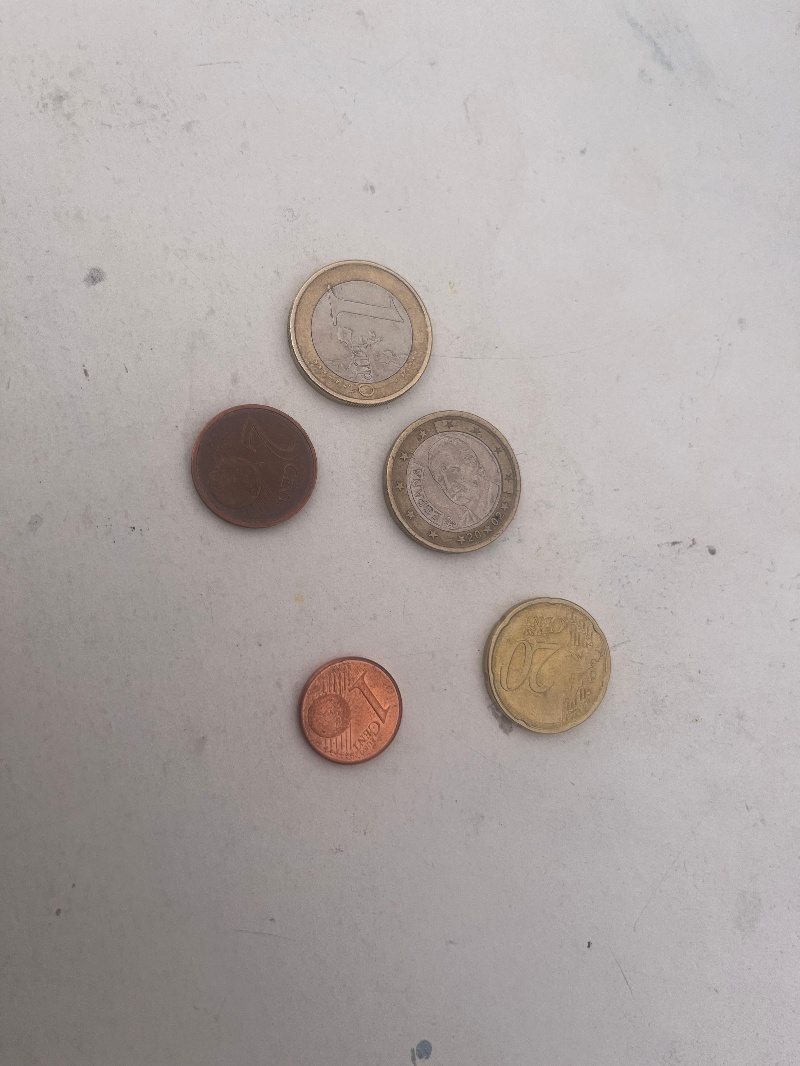
#> input picture dataset/images/img_002.jpeg, 800 x 1066 px; its folder holds only this picture in this run
$ python rename_bdd_annotations.py
#> lines starting #> are read from the running program, lines starting #| are printed output that depends on the picture
from __future__ import annotations

import argparse
import json
from pathlib import Path

import cv2
import numpy as np

from modules.labelme_parser import decode_labelme_image, load_labelme_annotation


VALID_IMAGE_EXTENSIONS = {".jpg", ".jpeg", ".png"}


def fingerprint(image: np.ndarray) -> np.ndarray:
    gray = cv2.cvtColor(image, cv2.COLOR_BGR2GRAY)
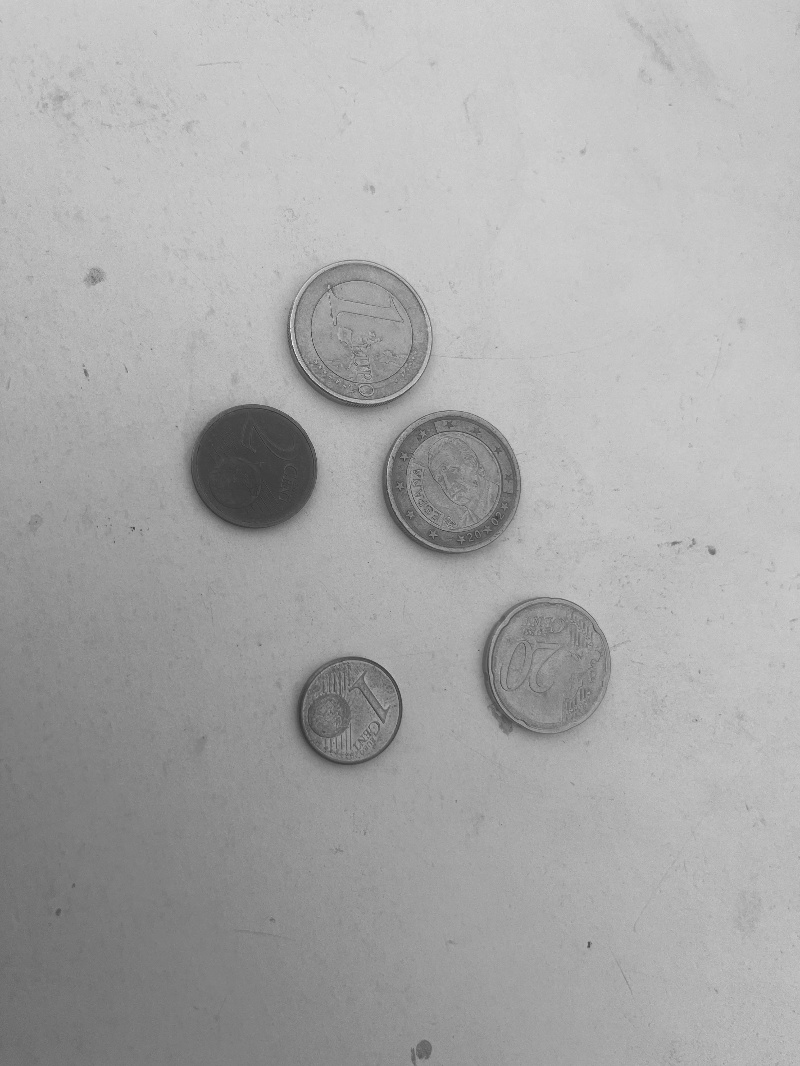
#> gray: shape (1066, 800); min 44, max 242, mean 168.8
#> image is the input picture: shape (1066, 800, 3); mean B, G, R 164.8, 166.8, 174.2
    small = cv2.resize(gray, (32, 32), interpolation=cv2.INTER_AREA).astype(np.float32)
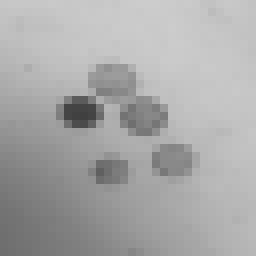
#> small: shape (32, 32) float32 (shown 8 times larger); min 64, max 204, mean 168.8
    return (small - small.mean()) / (small.std() + 1e-6)
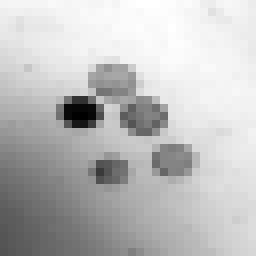
#> returned value: shape (32, 32) float32 (shown 8 times larger); min -3.62, max 1.21, mean -2.98e-08; drawn with min black and max white


def build_image_index(images_dir: Path) -> dict[Path, np.ndarray]:
    image_paths = sorted(path for path in images_dir.iterdir() if path.suffix.lower() in VALID_IMAGE_EXTENSIONS)
    return {path: fingerprint(cv2.imread(str(path))) for path in image_paths}


def match_annotations(
    annotations_dir: Path,
    image_index: dict[Path, np.ndarray],
) -> tuple[list[tuple[Path, Path, float]], list[Path]]:
    available = dict(image_index)
    matches: list[tuple[Path, Path, float]] = []
    unmatched: list[Path] = []

    for annotation_path in sorted(annotations_dir.glob("*.json")):
        annotation = load_labelme_annotation(annotation_path)
        embedded = decode_labelme_image(annotation.get("image_data"))
        if embedded is None:
            unmatched.append(annotation_path)
            continue

        annotation_fp = fingerprint(embedded)
        best_image_path = None
        best_distance = None

        for image_path, image_fp in available.items():
            distance = float(np.mean((annotation_fp - image_fp) ** 2))
            if best_distance is None or distance < best_distance:
                best_image_path = image_path
                best_distance = distance

        if best_image_path is None or best_distance is None:
            unmatched.append(annotation_path)
            continue

        matches.append((annotation_path, best_image_path, best_distance))
        available.pop(best_image_path)

    return matches, unmatched


# [18 lines left out: function update_annotation_file, not called in this run]


def main() -> None:
    parser = argparse.ArgumentParser(description="Renomme les annotations LabelMe pour correspondre aux images du dataset.")
    parser.add_argument("--images-dir", type=Path, default=Path("dataset/images"))
    parser.add_argument("--annotations-dir", type=Path, default=Path("dataset/BDD"))
    parser.add_argument("--dry-run", action="store_true")
    args = parser.parse_args()

    image_index = build_image_index(args.images_dir)
#> image_index = 1 item
    matches, unmatched = match_annotations(args.annotations_dir, image_index)
#> matches = []; unmatched = []

    print(f"Images indexees      : {len(image_index)}")
#| Images indexees      : 1
    print(f"Annotations matchees : {len(matches)}")
#| Annotations matchees : 0
    print(f"Annotations orphelines : {len(unmatched)}")
#| Annotations orphelines : 0

    for annotation_path, image_path, distance in matches[:10]:
        print(f"{annotation_path.name} -> {image_path.name} (distance={distance:.6f})")
#> this loop made 0 passes

    if args.dry_run:
        return

    renamed_targets = []
    for annotation_path, image_path, _distance in matches:
        renamed_targets.append(update_annotation_file(annotation_path, image_path, dry_run=False))
#> after the loop, renamed_targets = []

    print(f"Annotations mises a jour : {len(renamed_targets)}")
#| Annotations mises a jour : 0
    if unmatched:
        print("Sans correspondance :")
        for annotation_path in unmatched[:20]:
            print(f"  - {annotation_path.name}")


if __name__ == "__main__":
    main()

$ run again, on dataset/images/img_009.jpg
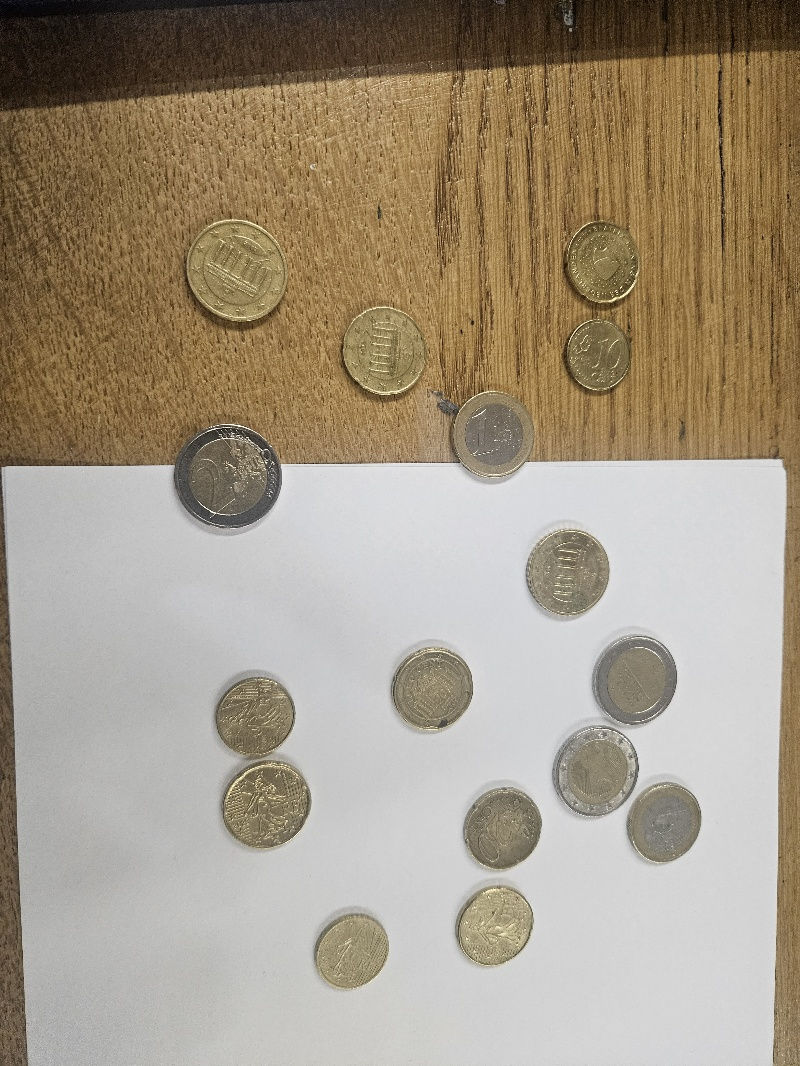
#> input picture dataset/images/img_009.jpg, 800 x 1066 px
#> in fingerprint, `gray = cv2.cvtColor(image, cv2.COLOR_BGR2GRAY)`:
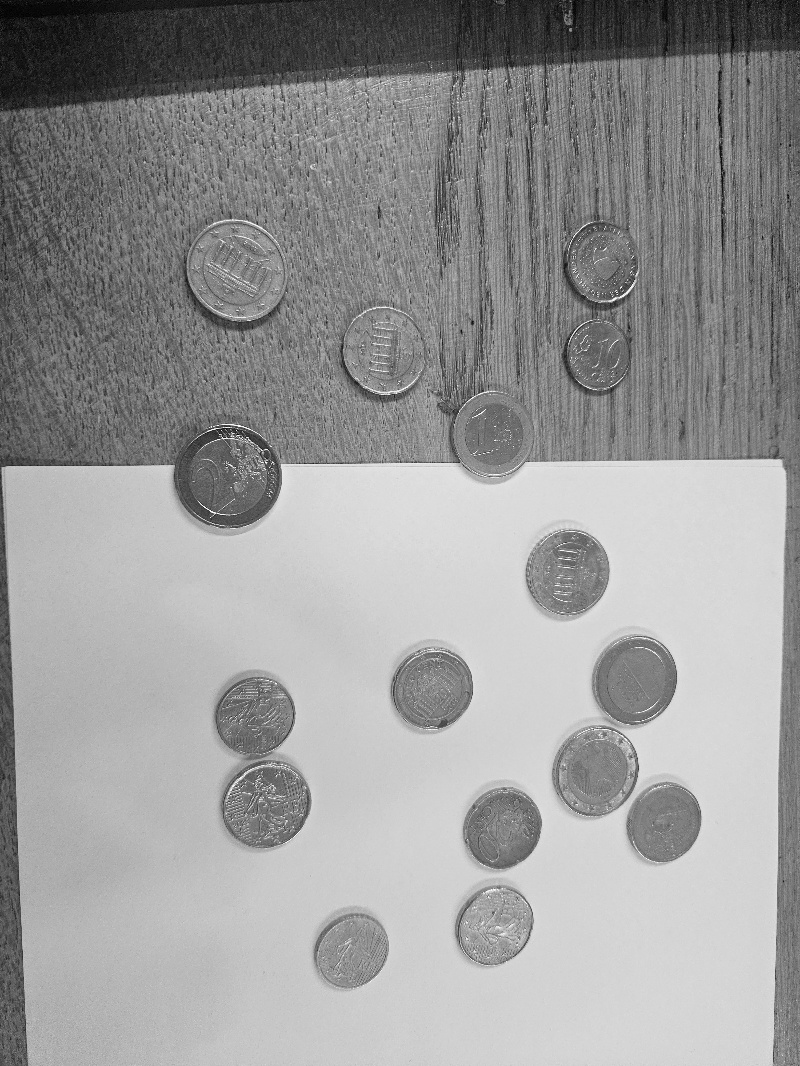
#> gray: shape (1066, 800); min 0, max 255, mean 153.1
#> in fingerprint, image is the input picture: shape (1066, 800, 3); mean B, G, R 133.2, 151.6, 163.6
#> in fingerprint, `return (small - small.mean()) / (small.std() + 1e-6)`:
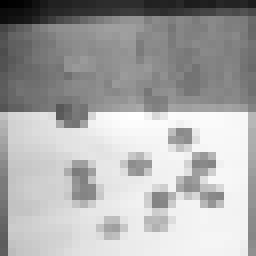
#> returned value: shape (32, 32) float32 (shown 8 times larger); min -2.81, max 1.38, mean 0; drawn with min black and max white
#> image_index = 1 item
#> matches = []
#| Images indexees      : 1
#| Annotations matchees : 0
#| Annotations orphelines : 0
#| Annotations mises a jour : 0

$ run again, on dataset/images/img_011.jpg
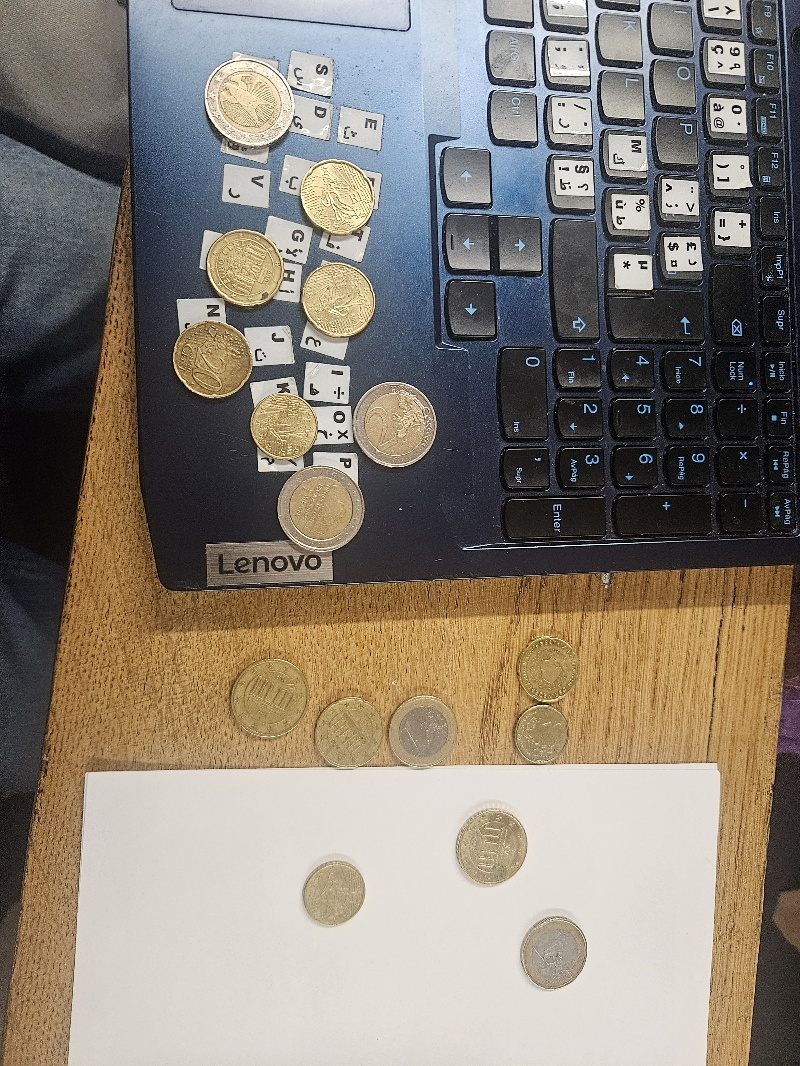
#> input picture dataset/images/img_011.jpg, 800 x 1066 px
#> in fingerprint, `gray = cv2.cvtColor(image, cv2.COLOR_BGR2GRAY)`:
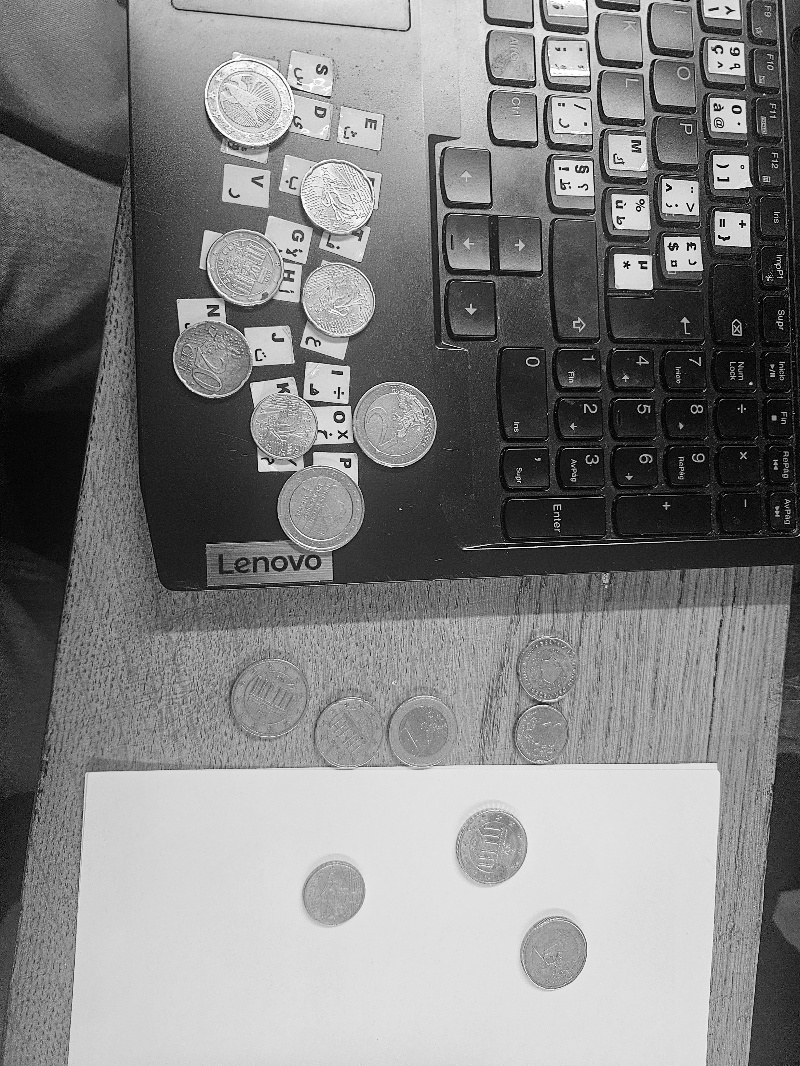
#> gray: shape (1066, 800); min 0, max 255, mean 129.8
#> in fingerprint, image is the input picture: shape (1066, 800, 3); mean B, G, R 117.5, 128.4, 137.1
#> in fingerprint, `return (small - small.mean()) / (small.std() + 1e-6)`:
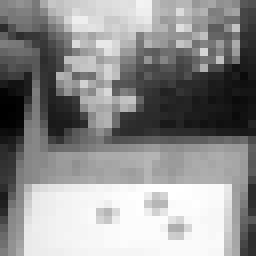
#> returned value: shape (32, 32) float32 (shown 8 times larger); min -1.87, max 1.48, mean 1.49e-08; drawn with min black and max white
#> image_index = 1 item
#> matches = []
#| Images indexees      : 1
#| Annotations matchees : 0
#| Annotations orphelines : 0
#| Annotations mises a jour : 0

$ run again, on dataset/images/img_012.jpg
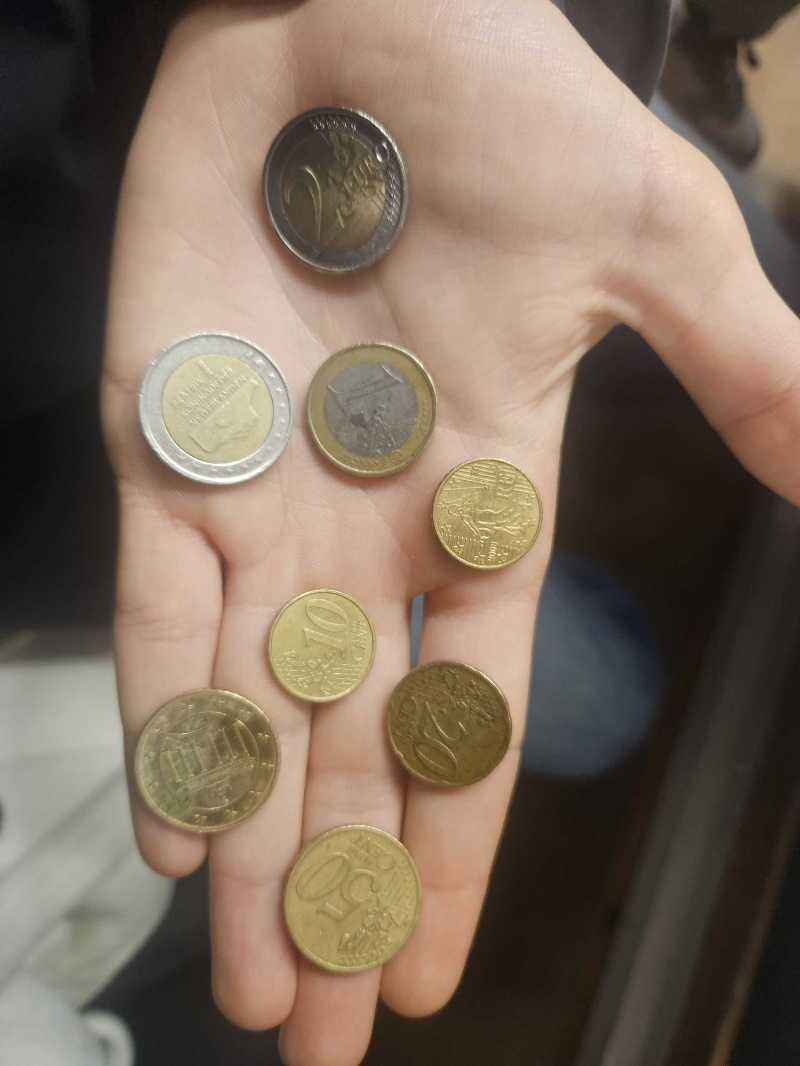
#> input picture dataset/images/img_012.jpg, 800 x 1066 px
#> in fingerprint, `gray = cv2.cvtColor(image, cv2.COLOR_BGR2GRAY)`:
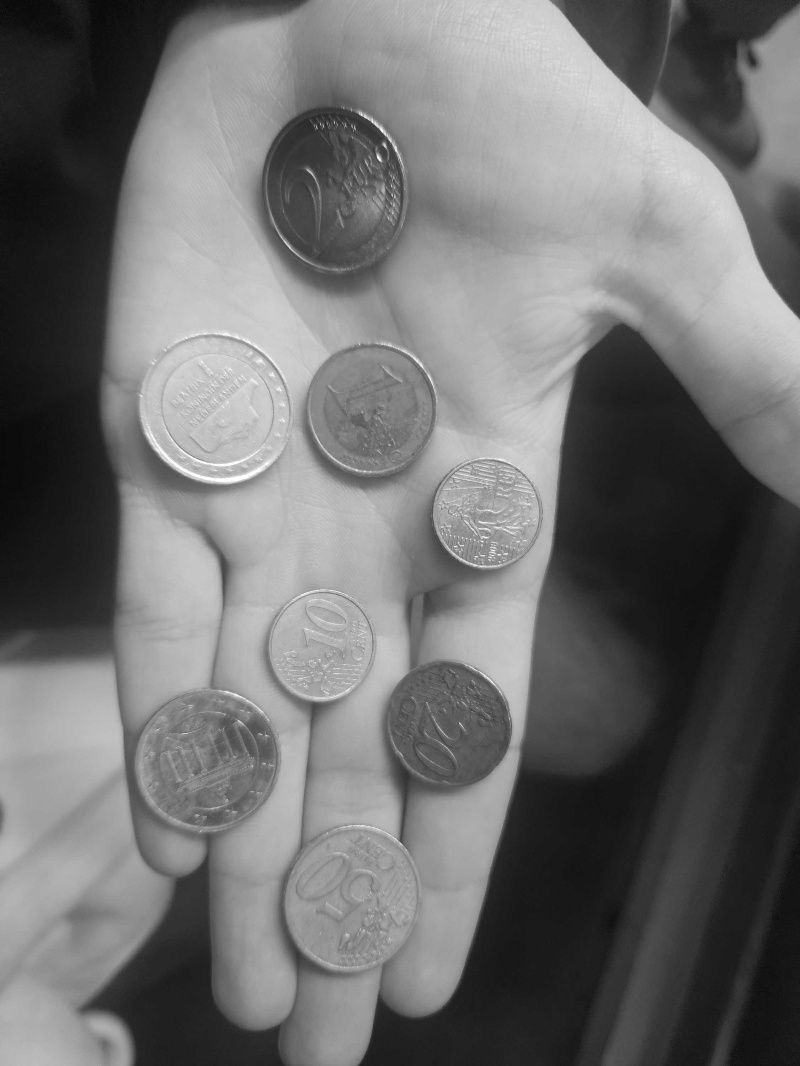
#> gray: shape (1066, 800); min 6, max 255, mean 111.6
#> in fingerprint, image is the input picture: shape (1066, 800, 3); mean B, G, R 92.7, 108.3, 125.2
#> in fingerprint, `return (small - small.mean()) / (small.std() + 1e-6)`:
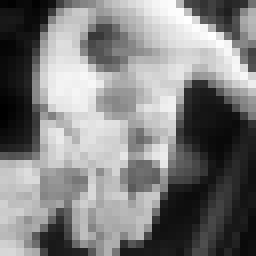
#> returned value: shape (32, 32) float32 (shown 8 times larger); min -1.61, max 1.59, mean 0; drawn with min black and max white
#> image_index = 1 item
#> matches = []
#| Images indexees      : 1
#| Annotations matchees : 0
#| Annotations orphelines : 0
#| Annotations mises a jour : 0
